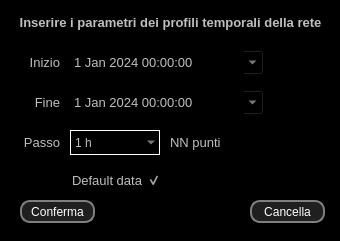
<?xml version="1.0" encoding="UTF-8"?>
<ui version="4.0">
 <class>Dialog</class>
 <widget class="QDialog" name="Dialog">
  <property name="geometry">
   <rect>
    <x>0</x>
    <y>0</y>
    <width>340</width>
    <height>241</height>
   </rect>
  </property>
  <property name="windowTitle">
   <string>Parametri Profilo</string>
  </property>
  <property name="styleSheet">
   <string notr="true">*{
	background-color: rgb(0, 0, 0);
	color: rgb(191, 191, 191);
}



QLineEdit{
	border: solid;
	border-width: 1px;
	border-color: rgb(255,255,255);
}

QComboBox{
	border: solid;
	border-width: 1px;
	border-color: rgb(255,255,255);
}

QDoubleSpinBox{
	border: solid;
	border-width: 1px;
	border-color: rgb(255, 255, 255);
}

QPushButton {
	text-align: center;
	padding: 0px 00px;
	color: rgb(255, 255, 255);
	background-color: rgb(31, 31, 31); 
	border: solid;
	border-width: 2px; 
	border-radius: 10px; 
	border-color: rgb(127, 127, 127)
}
QPushButton:pressed {
	background-color: rgb(64, 64, 64); 
	border-style: inset
}</string>
  </property>
  <widget class="QLabel" name="startLbl">
   <property name="geometry">
    <rect>
     <x>10</x>
     <y>50</y>
     <width>50</width>
     <height>25</height>
    </rect>
   </property>
   <property name="font">
    <font>
     <pointsize>10</pointsize>
    </font>
   </property>
   <property name="text">
    <string>Inizio</string>
   </property>
   <property name="alignment">
    <set>Qt::AlignRight|Qt::AlignTrailing|Qt::AlignVCenter</set>
   </property>
  </widget>
  <widget class="QLabel" name="endLbl">
   <property name="geometry">
    <rect>
     <x>10</x>
     <y>90</y>
     <width>50</width>
     <height>25</height>
    </rect>
   </property>
   <property name="font">
    <font>
     <pointsize>10</pointsize>
    </font>
   </property>
   <property name="text">
    <string>Fine</string>
   </property>
   <property name="alignment">
    <set>Qt::AlignRight|Qt::AlignTrailing|Qt::AlignVCenter</set>
   </property>
  </widget>
  <widget class="QLabel" name="stepLbl">
   <property name="geometry">
    <rect>
     <x>10</x>
     <y>130</y>
     <width>50</width>
     <height>25</height>
    </rect>
   </property>
   <property name="font">
    <font>
     <pointsize>10</pointsize>
    </font>
   </property>
   <property name="text">
    <string>Passo</string>
   </property>
   <property name="alignment">
    <set>Qt::AlignRight|Qt::AlignTrailing|Qt::AlignVCenter</set>
   </property>
  </widget>
  <widget class="QComboBox" name="stepCB">
   <property name="geometry">
    <rect>
     <x>70</x>
     <y>130</y>
     <width>90</width>
     <height>25</height>
    </rect>
   </property>
   <property name="currentText">
    <string>1 h</string>
   </property>
   <property name="currentIndex">
    <number>5</number>
   </property>
   <item>
    <property name="text">
     <string>1 min</string>
    </property>
   </item>
   <item>
    <property name="text">
     <string>5 min</string>
    </property>
   </item>
   <item>
    <property name="text">
     <string>10 min</string>
    </property>
   </item>
   <item>
    <property name="text">
     <string>15 min</string>
    </property>
   </item>
   <item>
    <property name="text">
     <string>30 min</string>
    </property>
   </item>
   <item>
    <property name="text">
     <string>1 h</string>
    </property>
   </item>
   <item>
    <property name="text">
     <string>3 h</string>
    </property>
   </item>
   <item>
    <property name="text">
     <string>6 h</string>
    </property>
   </item>
   <item>
    <property name="text">
     <string>1 giorno</string>
    </property>
   </item>
  </widget>
  <widget class="QLabel" name="titleLbl">
   <property name="geometry">
    <rect>
     <x>10</x>
     <y>10</y>
     <width>321</width>
     <height>25</height>
    </rect>
   </property>
   <property name="font">
    <font>
     <pointsize>10</pointsize>
     <weight>75</weight>
     <bold>true</bold>
    </font>
   </property>
   <property name="text">
    <string>Inserire i parametri dei profili temporali della rete</string>
   </property>
   <property name="alignment">
    <set>Qt::AlignCenter</set>
   </property>
  </widget>
  <widget class="QDateTimeEdit" name="startDte">
   <property name="geometry">
    <rect>
     <x>70</x>
     <y>50</y>
     <width>194</width>
     <height>25</height>
    </rect>
   </property>
   <property name="font">
    <font>
     <pointsize>10</pointsize>
    </font>
   </property>
   <property name="dateTime">
    <datetime>
     <hour>0</hour>
     <minute>0</minute>
     <second>0</second>
     <year>2024</year>
     <month>1</month>
     <day>1</day>
    </datetime>
   </property>
   <property name="calendarPopup">
    <bool>true</bool>
   </property>
  </widget>
  <widget class="QDateTimeEdit" name="endDte">
   <property name="geometry">
    <rect>
     <x>70</x>
     <y>90</y>
     <width>194</width>
     <height>25</height>
    </rect>
   </property>
   <property name="font">
    <font>
     <pointsize>10</pointsize>
    </font>
   </property>
   <property name="showGroupSeparator" stdset="0">
    <bool>false</bool>
   </property>
   <property name="dateTime">
    <datetime>
     <hour>0</hour>
     <minute>0</minute>
     <second>0</second>
     <year>2024</year>
     <month>1</month>
     <day>1</day>
    </datetime>
   </property>
   <property name="calendarPopup">
    <bool>true</bool>
   </property>
  </widget>
  <widget class="QLabel" name="pointsLbl">
   <property name="geometry">
    <rect>
     <x>170</x>
     <y>130</y>
     <width>161</width>
     <height>25</height>
    </rect>
   </property>
   <property name="font">
    <font>
     <pointsize>10</pointsize>
    </font>
   </property>
   <property name="text">
    <string>NN punti</string>
   </property>
   <property name="alignment">
    <set>Qt::AlignLeading|Qt::AlignLeft|Qt::AlignVCenter</set>
   </property>
  </widget>
  <widget class="QPushButton" name="confirmBtn">
   <property name="geometry">
    <rect>
     <x>20</x>
     <y>200</y>
     <width>75</width>
     <height>23</height>
    </rect>
   </property>
   <property name="text">
    <string>Conferma</string>
   </property>
  </widget>
  <widget class="QPushButton" name="cancelBtn">
   <property name="geometry">
    <rect>
     <x>250</x>
     <y>200</y>
     <width>75</width>
     <height>23</height>
    </rect>
   </property>
   <property name="text">
    <string>Cancella</string>
   </property>
  </widget>
  <widget class="QCheckBox" name="defaultRB">
   <property name="geometry">
    <rect>
     <x>70</x>
     <y>170</y>
     <width>91</width>
     <height>20</height>
    </rect>
   </property>
   <property name="font">
    <font>
     <pointsize>10</pointsize>
    </font>
   </property>
   <property name="layoutDirection">
    <enum>Qt::RightToLeft</enum>
   </property>
   <property name="text">
    <string>Default data</string>
   </property>
   <property name="checked">
    <bool>true</bool>
   </property>
  </widget>
 </widget>
 <tabstops>
  <tabstop>startDte</tabstop>
  <tabstop>endDte</tabstop>
  <tabstop>stepCB</tabstop>
  <tabstop>confirmBtn</tabstop>
  <tabstop>cancelBtn</tabstop>
 </tabstops>
 <resources/>
 <connections/>
</ui>
